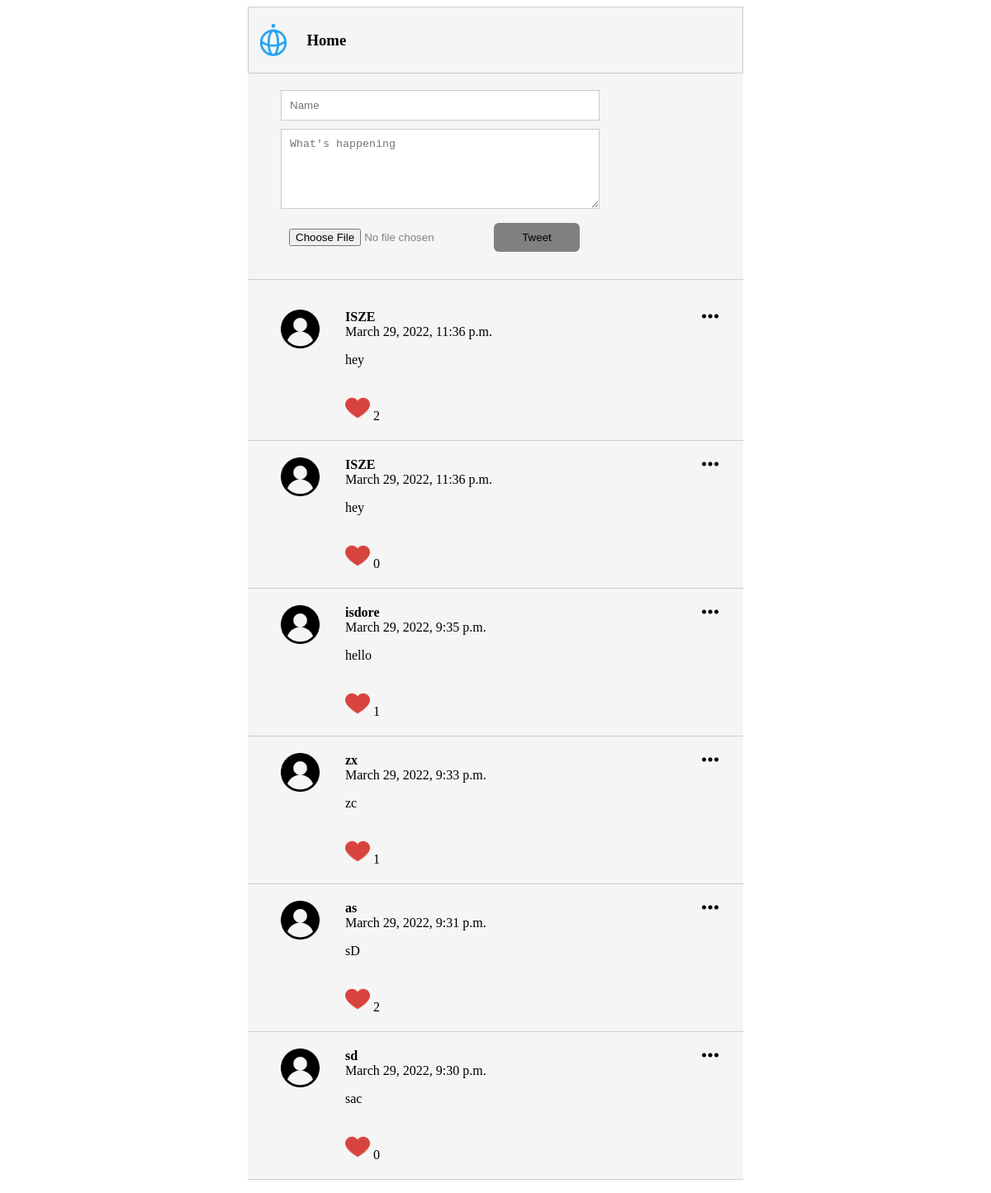
The page / on the database its author committed.
### posts/models.py (models this page shows)
class Post(models.Model):
    class Meta(object):
        db_table = 'post'
    name = models.CharField(
        'Name', blank = False, null=False, max_length=14, db_index=True, default='Anonymous'
    )
    body = models.CharField(
        'Body', blank=True, null=False, max_length=140, db_index=True
    )
    created_at = models.DateTimeField(
        'Create DateTime', blank=True, auto_now_add=True
    )
    image = CloudinaryField(
        'image', blank=True, null=True, db_index=True
    )
    likes = models.IntegerField(
        'likes', default=0, blank=True
    )

### posts/views.py (the view, shortened to what this page needs)
# urls.py: path('', views.index, name='index'),
def index(request):
    posts = Post.objects.all().order_by("-created_at")
    return render(request,'posts.html',{'posts':posts})

### templates/posts.html (shortened to what this page needs)
{% extends "base.html" %} {% block content %} {% load static %}
<section class="content">
  <section class="heading">
    <img src="static/img/twitter.svg" class="tlogo" />
    <h1>Home</h1>
  </section>
  <section class="post_form">
    <form action="/" method="POST" enctype="multipart/form-data">
      <input type="text" name="name" placeholder="Name" required />
      <textarea
        name="body"
        rows="5"
        placeholder="What's happening"
        required
      ></textarea>
      <input id="myFile" type="file" name="image" />
      <input id="tweet" type="submit" value="Tweet" />
    </form>
  </section>
  <section class="posts">
    <ul>
      {% for post in posts %}
      <li>
        <img class="menu_icon js-menu-icon" src="{% static 'img/menu.png' %}" />
        <div class="logo">
          <img src="static/img/user.png" />
        </div>
        <div class="name_body">
          <div class="name">{{ post.name }}</div>
          <div class="datetime">{{ post.created_at }}</div>
          <p>{{ post.body }}</p>
          <br />
          <div>
            <a href="/like/{{post.id}}"
              ><img
                src="{% static 'img/heart.png' %}"
                style="width: 30px"
                alt=""
            /></a>
            {{post.likes}}
          </div>
        </div>
      </li>
      {% endfor %}
    </ul>
  </section>
</section>
{% endblock %}

### templates/base.html (shortened to what this page needs)
<!DOCTYPE html>
<html lang="en">
<head>
    {% load static %}
    <link href="{% static 'css/style.css' %}" rel="stylesheet" />
</head>
<body>
    {% block content %}  {{ content }} {% endblock content %}
</body>
</html>

### static/css/style.css (style rules this page uses)
html, body { height: 100; }
.content { max-width: 600px; height: 100%; margin: 0 auto; background-color: whitesmoke; }
.heading { display: flex; padding: 10px; border: 1px solid #ccc; }
img.tlogo { width: 7%; }
.heading h1 { padding-left: 20px; }
.post_form { padding: 20px 40px; border-bottom: 1px solid #ccc; }
.post_form input { width: 70%; margin-bottom: 10px; padding: 10px; border: 1px solid #ccc; }
input#tweet { width: 20%; border-radius: 6px; border: 0; background-color: grey; }
input#myFile { width: 45%; background-color: whitesmoke; color: gray; border: 0; padding-top: 20px; }
.post_form textarea { width: 70%; padding: 10px; border: 1px solid #ccc; }
.posts ul { padding: 0; }
.posts li { position: relative; display: flex; border-bottom: 1px solid #ccc; padding: 20px 40px; position: relative; list-style: none; }
.posts li .menu_icon { width: 20px; position: absolute; right: 30px; top: 18px; }
.posts li .logo { flex-basis: 15%; }
.posts li .logo img { width: 60%; }
.posts li .name_body { flex-basis: 85%; }
.posts li .name_body .name { font-weight: bold; }

### rows shown on the page
Post: name "ISZE", created_at "March 29, 2022, 11:36 p.m.", body "hey", likes "2"
Post: name "ISZE", created_at "March 29, 2022, 11:36 p.m.", body "hey", likes "0"
Post: name "isdore", created_at "March 29, 2022, 9:35 p.m.", body "hello", likes "1"
Post: name "zx", created_at "March 29, 2022, 9:33 p.m.", body "zc", likes "1"
Post: name "as", created_at "March 29, 2022, 9:31 p.m.", body "sD", likes "2"
Post: name "sd", created_at "March 29, 2022, 9:30 p.m.", body "sac", likes "0"
